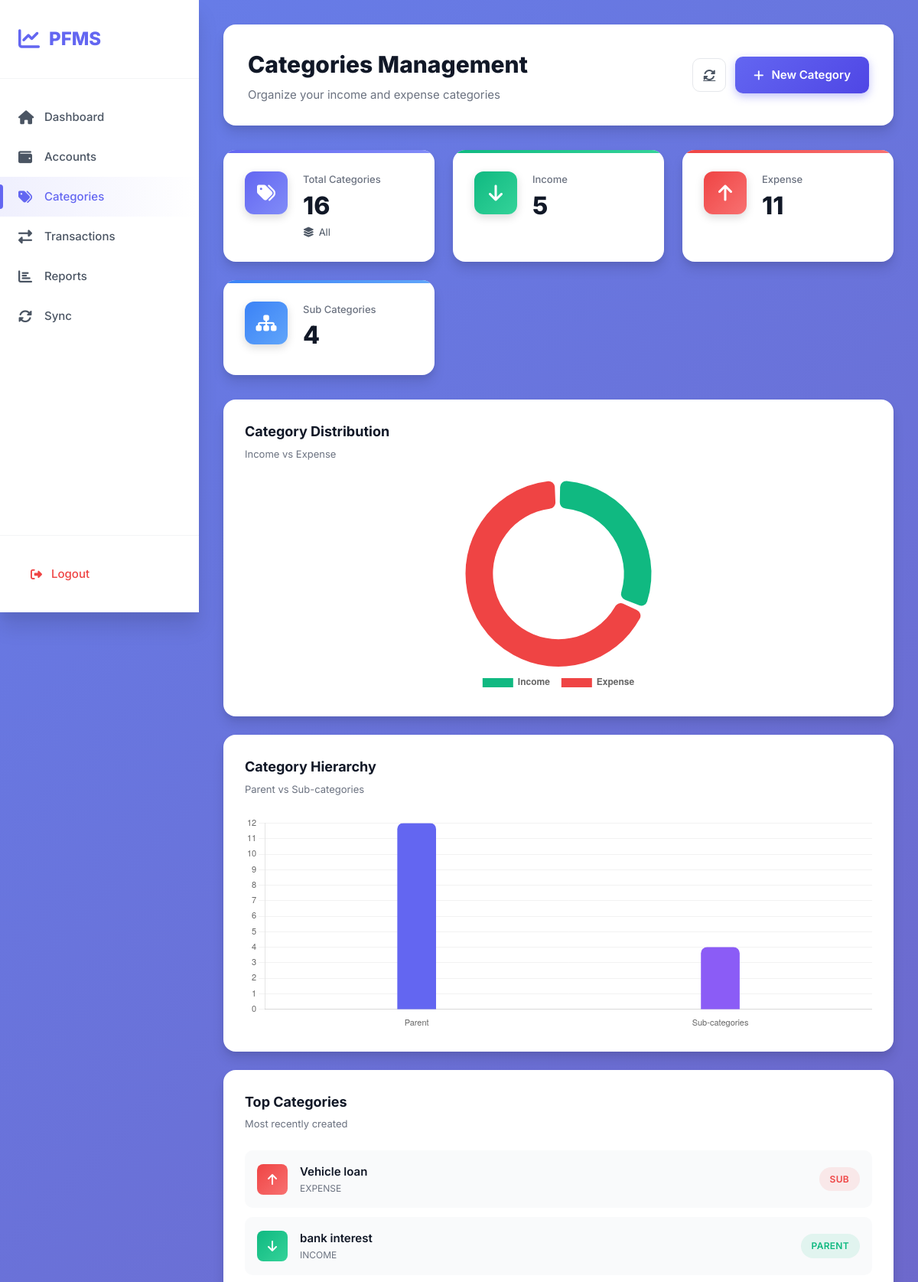
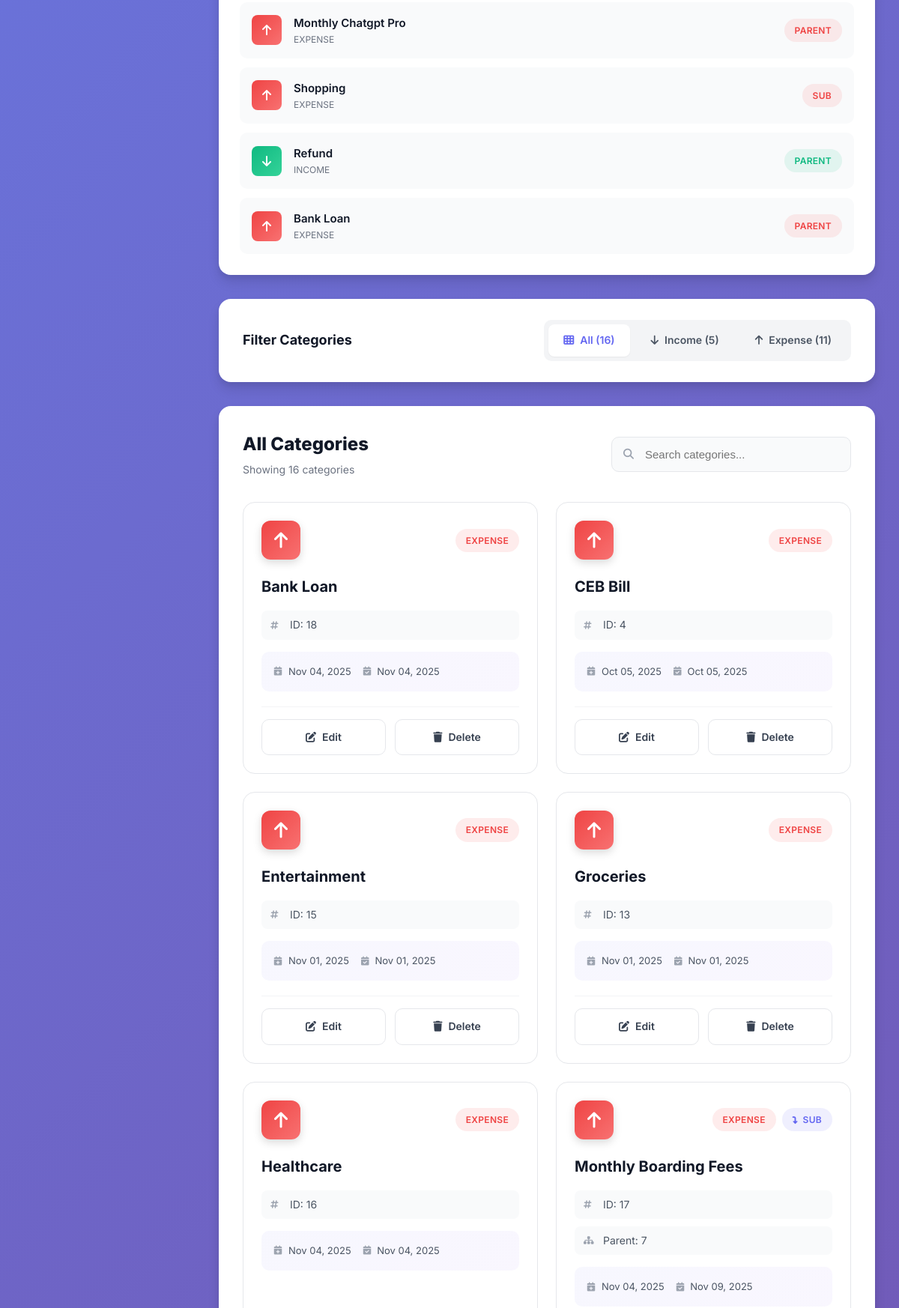
Screenshot of /app/categories/index.php (signed in, upper part) with the database file from the repository (2 pictures, top to bottom).
### tables this page shows
CREATE TABLE CATEGORIES_LOCAL (
  local_category_id  INTEGER PRIMARY KEY AUTOINCREMENT,
  user_local_id      INTEGER NOT NULL,
  server_category_id INTEGER,
  parent_local_id    INTEGER,
  category_name      TEXT NOT NULL,
  category_type      TEXT NOT NULL CHECK(category_type IN ('INCOME','EXPENSE')),
  created_at         TEXT NOT NULL,
  updated_at         TEXT NOT NULL,
  FOREIGN KEY(user_local_id)   REFERENCES USERS_LOCAL(local_user_id),
  FOREIGN KEY(parent_local_id) REFERENCES CATEGORIES_LOCAL(local_category_id)
);

### app/categories/index.php (the view, shortened to what this page needs)
<?php
function h($x){ return htmlspecialchars((string)$x, ENT_QUOTES, 'UTF-8'); }
$pdo = sqlite();
$uid = (int)($_SESSION['uid'] ?? 0);
$typeFilter = strtoupper(trim($_GET['type'] ?? 'ALL'));
$mapStmt = $pdo->prepare("SELECT server_user_id FROM USERS_LOCAL WHERE local_user_id = ?");
$mapStmt->execute([$uid]);
$serverUid = (int)($mapStmt->fetchColumn() ?: 0);
$oconn = @oracle_conn();
$use_oracle = false;
$rows = [];
if ($use_oracle) {
    $sql = "
        SELECT
            c.server_category_id       AS local_category_id,
            c.category_name            AS category_name,
            c.category_type            AS category_type,
            c.parent_server_id         AS parent_local_id,
            c.created_at               AS created_at,
            c.updated_at               AS updated_at
        FROM CATEGORIES_CLOUD c
        WHERE c.user_server_id = :P_UID
          " . ($typeFilter !== 'ALL' ? "AND UPPER(c.category_type) = :P_TYPE" : "") . "
        ORDER BY c.category_type, c.category_name
    ";
    $st = oci_parse($oconn, $sql);
    oci_bind_by_name($st, ':P_UID', $serverUid, -1, SQLT_INT);
    if ($typeFilter !== 'ALL') {
        $t = $typeFilter;
        oci_bind_by_name($st, ':P_TYPE', $t, -1, SQLT_CHR);
    }
    oci_execute($st);
    while ($r = oci_fetch_assoc($st)) $rows[] = arr_keys_lower($r);
} else {
    $params = [$uid];
    $sql = "
      SELECT local_category_id, category_name, category_type, parent_local_id, created_at, updated_at
      FROM CATEGORIES_LOCAL
      WHERE user_local_id = ?
    ";
    $sql .= " ORDER BY category_type, category_name";
    $stmt = $pdo->prepare($sql);
    $stmt->execute($params);
    $rows = $stmt->fetchAll(PDO::FETCH_ASSOC);
}
$total_categories  = count($rows);
$income_categories = count(array_filter($rows, fn($r) => strtoupper($r['category_type']) === 'INCOME'));
$expense_categories= count(array_filter($rows, fn($r) => strtoupper($r['category_type']) === 'EXPENSE'));
$parent_categories = count(array_filter($rows, fn($r) => empty($r['parent_local_id'])));
$sub_categories    = $total_categories - $parent_categories;
$rows_sorted = $rows;
usort($rows_sorted, function($a,$b){
    $da = isset($a['created_at']) ? strtotime((string)$a['created_at']) : 0;
    $db = isset($b['created_at']) ? strtotime((string)$b['created_at']) : 0;
    return $db <=> $da;
});
$top_categories = array_slice($rows_sorted, 0, 6);
$show_insights = $total_categories > 0;
?>
<!doctype html>
<html lang="en">
<head>
  <link rel="stylesheet" href="https://cdnjs.cloudflare.com/ajax/libs/font-awesome/6.4.0/css/all.min.css">
  <link rel="stylesheet" href="index.css">
</head>
<body>
<div class="app-container">
  <aside class="sidebar">
    <div class="logo"><i class="fas fa-chart-line"></i><span>PFMS</span></div>
    <nav class="nav-menu">
      <a href="<?= APP_BASE ?>/public/dashboard.php" class="nav-item"><i class="fas fa-home"></i><span>Dashboard</span></a>
      <a href="<?= APP_BASE ?>/app/auth/accounts/index.php" class="nav-item"><i class="fas fa-wallet"></i><span>Accounts</span></a>
      <a href="<?= APP_BASE ?>/app/categories/index.php" class="nav-item active"><i class="fas fa-tags"></i><span>Categories</span></a>
      <a href="<?= APP_BASE ?>/app/transactions/index.php" class="nav-item"><i class="fas fa-exchange-alt"></i><span>Transactions</span></a>
      <a href="<?= APP_BASE ?>/app/reports/index_oracle.php" class="nav-item"><i class="fas fa-chart-bar"></i><span>Reports</span></a>
      <a href="<?= APP_BASE ?>/public/sync.php" class="nav-item"><i class="fas fa-sync-alt"></i><span>Sync</span></a>
    </nav>
    <div class="sidebar-footer">
      <a href="<?= APP_BASE ?>/public/logout.php" class="logout-link"><i class="fas fa-sign-out-alt"></i><span>Logout</span></a>
    </div>
  </aside>
  <main class="main-content">
    <div class="top-bar">
      <div class="page-title">
        <h1>Categories Management</h1>
        <p>Organize your income and expense categories</p>
      </div>
      <div class="top-actions">
        <a href="<?= APP_BASE ?>/public/sync.php" class="btn-icon" title="Sync Now"><i class="fas fa-sync-alt"></i></a>
        <a href="<?= APP_BASE ?>/app/categories/create.php" class="btn-primary"><i class="fas fa-plus"></i><span>New Category</span></a>
      </div>
    </div>
    <div class="stats-grid">
      <div class="stat-box stat-primary">
        <div class="stat-icon"><i class="fas fa-tags"></i></div>
        <div class="stat-details">
          <span class="stat-label">Total Categories</span>
          <span class="stat-value"><?= $total_categories ?></span>
          <span class="stat-change"><i class="fas fa-layer-group"></i> All</span>
        </div>
      </div>
      <div class="stat-box stat-success">
        <div class="stat-icon"><i class="fas fa-arrow-down"></i></div>
        <div class="stat-details">
          <span class="stat-label">Income</span>
          <span class="stat-value"><?= $income_categories ?></span>
        </div>
      </div>
      <div class="stat-box stat-danger">
        <div class="stat-icon"><i class="fas fa-arrow-up"></i></div>
        <div class="stat-details">
          <span class="stat-label">Expense</span>
          <span class="stat-value"><?= $expense_categories ?></span>
        </div>
      </div>
      <div class="stat-box stat-info">
        <div class="stat-icon"><i class="fas fa-sitemap"></i></div>
        <div class="stat-details">
          <span class="stat-label">Sub Categories</span>
          <span class="stat-value"><?= $sub_categories ?></span>
        </div>
      </div>
    </div>
    <?php if ($show_insights): ?>
    <div class="insights-section">
      <div class="chart-container">
        <div class="chart-header"><div><h3>Category Distribution</h3><p>Income vs Expense</p></div></div>
        <div class="chart-body"><canvas id="distributionChart"></canvas></div>
      </div>
      <div class="chart-container">
        <div class="chart-header"><div><h3>Category Hierarchy</h3><p>Parent vs Sub-categories</p></div></div>
        <div class="chart-body"><canvas id="hierarchyChart"></canvas></div>
      </div>
      <div class="popular-categories">
        <div class="chart-header"><div><h3>Top Categories</h3><p>Most recently created</p></div></div>
        <div class="popular-list">
          <?php foreach($top_categories as $cat): ?>
          <div class="popular-item">
            <div class="popular-icon <?= strtolower($cat['category_type']) ?>">
              <i class="fas fa-<?= strtoupper($cat['category_type'])==='INCOME' ? 'arrow-down' : 'arrow-up' ?>"></i>
            </div>
            <div class="popular-content">
              <span class="popular-name"><?= h($cat['category_name']) ?></span>
              <span class="popular-type"><?= h($cat['category_type']) ?></span>
            </div>
            <span class="badge badge-<?= strtolower($cat['category_type']) ?>"><?= empty($cat['parent_local_id']) ? 'Parent' : 'Sub' ?></span>
          </div>
          <?php endforeach; ?>
        </div>
      </div>
    </div>
    <?php endif; ?>
    <div class="filter-section">
      <div class="filter-header">
        <h3>Filter Categories</h3>
        <div class="filter-tabs">
          <a href="?type=ALL" class="filter-tab <?= $typeFilter==='ALL' ? 'active' : '' ?>">
            <i class="fas fa-th"></i> All (<?= $total_categories ?>)
          </a>
          <a href="?type=INCOME" class="filter-tab <?= $typeFilter==='INCOME' ? 'active' : '' ?>">
            <i class="fas fa-arrow-down"></i> Income (<?= $income_categories ?>)
          </a>
          <a href="?type=EXPENSE" class="filter-tab <?= $typeFilter==='EXPENSE' ? 'active' : '' ?>">
            <i class="fas fa-arrow-up"></i> Expense (<?= $expense_categories ?>)
          </a>
        </div>
      </div>
    </div>
    <div class="table-section">
      <div class="section-header">
        <div>
          <h2><?= $typeFilter==='ALL' ? 'All' : $typeFilter ?> Categories</h2>
          <p>Showing <?= count($rows) ?> categories</p>
        </div>
        <div class="search-container">
          <i class="fas fa-search"></i>
          <input type="text" id="searchInput" placeholder="Search categories...">
        </div>
      </div>
      <?php if (empty($rows)): ?>
      <div class="empty-state">
        <div class="empty-icon"><i class="fas fa-tags"></i></div>
        <h3>No Categories Found</h3>
        <p>Create categories to organize your transactions</p>
        <a href="<?= APP_BASE ?>/app/categories/create.php" class="btn-primary"><i class="fas fa-plus"></i><span>Create First Category</span></a>
      </div>
      <?php else: ?>
      <div class="categories-grid">
        <?php foreach($rows as $r): ?>
        <div class="category-card" data-name="<?= h($r['category_name']) ?>" data-type="<?= h($r['category_type']) ?>">
          <div class="category-header">
            <div class="category-icon-wrapper <?= strtolower($r['category_type']) ?>">
              <i class="fas fa-<?= strtoupper($r['category_type'])==='INCOME' ? 'arrow-down' : 'arrow-up' ?>"></i>
            </div>
            <div class="category-badges">
              <span class="badge badge-<?= strtolower($r['category_type']) ?>"><?= h($r['category_type']) ?></span>
              <?php if (!empty($r['parent_local_id'])): ?>
              <span class="badge badge-sub"><i class="fas fa-level-down-alt"></i> Sub</span>
              <?php endif; ?>
            </div>
          </div>
          <div class="category-body">
            <h3><?= h($r['category_name']) ?></h3>
            <div class="category-meta">
              <div class="meta-item"><i class="fas fa-hashtag"></i><span>ID: <?= (int)$r['local_category_id'] ?></span></div>
              <?php if (!empty($r['parent_local_id'])): ?>
              <div class="meta-item"><i class="fas fa-sitemap"></i><span>Parent: <?= (int)$r['parent_local_id'] ?></span></div>
              <?php endif; ?>
            </div>
            <div class="category-dates">
              <div class="date-item"><i class="fas fa-calendar-plus"></i><span><?= !empty($r['created_at']) ? date('M d, Y', strtotime($r['created_at'])) : '—' ?></span></div>
              <div class="date-item"><i class="fas fa-calendar-check"></i><span><?= !empty($r['updated_at']) ? date('M d, Y', strtotime($r['updated_at'])) : '—' ?></span></div>
            </div>
          </div>
          <div class="category-footer">
            <a href="<?= APP_BASE ?>/app/categories/edit.php?id=<?= (int)$r['local_category_id'] ?>" class="action-btn action-edit">
              <i class="fas fa-edit"></i><span>Edit</span>
            </a>
            <a href="<?= APP_BASE ?>/app/categories/delete.php?id=<?= (int)$r['local_category_id'] ?>" class="action-btn action-delete"
               onclick="return confirm('Delete <?= h($r['category_name']) ?>?')">
              <i class="fas fa-trash"></i><span>Delete</span>
            </a>
          </div>
        </div>
        <?php endforeach; ?>
      </div>
      <?php endif; ?>
    </div>
  </main>
</div>
<script>
// Search
document.getElementById('searchInput')?.addEventListener('input', (e) => {
  const s = e.target.value.toLowerCase();
  document.querySelectorAll('.category-card').forEach(card => {
    const name = card.dataset.name.toLowerCase();
    const type = card.dataset.type.toLowerCase();
    card.style.display = (name.includes(s) || type.includes(s)) ? '' : 'none';
  });
});
<?php if ($show_insights): ?>
// Charts
const chartCfg = {
  responsive: true,
  maintainAspectRatio: false,
  plugins: {
    legend: { display: true, position: 'bottom', labels: { padding: 15, font: { size: 12, weight: '600' } } },
    tooltip: { backgroundColor: 'rgba(15, 23, 42, 0.95)', padding: 12, borderRadius: 8 }
  }
};
// Distribution (Income vs Expense)
new Chart(document.getElementById('distributionChart'), {
  type: 'doughnut',
  data: {
    labels: ['Income', 'Expense'],
    datasets: [{
      data: [<?= $income_categories ?>, <?= $expense_categories ?>],
      backgroundColor: ['#10b981', '#ef4444'],
      borderWidth: 0,
      borderRadius: 8,
      spacing: 4
    }]
  },
  options: { ...chartCfg, cutout: '70%' }
});
// Hierarchy (Parent vs Sub)
new Chart(document.getElementById('hierarchyChart'), {
  type: 'bar',
  data: {
    labels: ['Parent', 'Sub-categories'],
    datasets: [{
      label: 'Count',
      data: [<?= $parent_categories ?>, <?= $sub_categories ?>],
      backgroundColor: ['#6366f1', '#8b5cf6'],
      borderRadius: 8,
      barThickness: 50
    }]
  },
  options: {
    ...chartCfg,
    plugins: { ...chartCfg.plugins, legend: { display: false } },
    scales: {
      y: { beginAtZero: true, grid: { color: 'rgba(0,0,0,0.05)', drawBorder: false }, ticks: { font: { size: 11 }, stepSize: 1 } },
      x: { grid: { display: false, drawBorder: false }, ticks: { font: { size: 11 } } }
    }
  }
});
<?php endif; ?>
</script>
</body>
</html>

### rows the page displays
categories_local: category_name "Vehicle loan", category_type "EXPENSE", shows "SUB"
categories_local: category_name "bank interest", category_type "INCOME", shows "PARENT"
categories_local: category_name "Monthly Chatgpt Pro", category_type "EXPENSE", shows "PARENT"
categories_local: category_name "Shopping", category_type "EXPENSE", shows "SUB"
categories_local: category_name "Refund", category_type "INCOME", shows "PARENT"
categories_local: category_name "Bank Loan", category_type "EXPENSE", shows "PARENT", local_category_id "18", created_at "Nov 04, 2025", updated_at "Nov 04, 2025"
categories_local: category_type "EXPENSE", category_name "CEB Bill", local_category_id "4", created_at "Oct 05, 2025", updated_at "Oct 05, 2025"
categories_local: category_type "EXPENSE", category_name "Entertainment", local_category_id "15", created_at "Nov 01, 2025", updated_at "Nov 01, 2025"
categories_local: category_type "EXPENSE", category_name "Groceries", local_category_id "13", created_at "Nov 01, 2025", updated_at "Nov 01, 2025"
categories_local: category_type "EXPENSE", category_name "Healthcare", local_category_id "16", created_at "Nov 04, 2025", updated_at "Nov 04, 2025"
categories_local: category_type "EXPENSE", shows "SUB", category_name "Monthly Boarding Fees", local_category_id "17", parent_local "7", created_at "Nov 04, 2025", updated_at "Nov 09, 2025"

### other values shown
$total_categories "16"
$income_categories "5"
$expense_categories "11"
$sub_categories "4"
count($rows) "16"
chart data {{ $income_categories }} 5
chart data {{ $expense_categories }} 11
chart data {{ $parent_categories }} 12
chart data {{ $sub_categories }} 4
